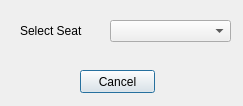
<?xml version="1.0" encoding="UTF-8"?>
<ui version="4.0">
 <class>cancel</class>
 <widget class="QDialog" name="cancel">
  <property name="geometry">
   <rect>
    <x>0</x>
    <y>0</y>
    <width>243</width>
    <height>106</height>
   </rect>
  </property>
  <property name="minimumSize">
   <size>
    <width>243</width>
    <height>106</height>
   </size>
  </property>
  <property name="maximumSize">
   <size>
    <width>243</width>
    <height>106</height>
   </size>
  </property>
  <property name="windowTitle">
   <string>Dialog</string>
  </property>
  <widget class="QPushButton" name="btnCancel">
   <property name="geometry">
    <rect>
     <x>80</x>
     <y>70</y>
     <width>75</width>
     <height>23</height>
    </rect>
   </property>
   <property name="text">
    <string>Cancel</string>
   </property>
  </widget>
  <widget class="QComboBox" name="cmbSeats">
   <property name="geometry">
    <rect>
     <x>110</x>
     <y>20</y>
     <width>121</width>
     <height>22</height>
    </rect>
   </property>
  </widget>
  <widget class="QLabel" name="lblInfo">
   <property name="geometry">
    <rect>
     <x>50</x>
     <y>100</y>
     <width>151</width>
     <height>16</height>
    </rect>
   </property>
   <property name="text">
    <string/>
   </property>
  </widget>
  <widget class="QLabel" name="label">
   <property name="geometry">
    <rect>
     <x>20</x>
     <y>20</y>
     <width>91</width>
     <height>21</height>
    </rect>
   </property>
   <property name="text">
    <string>Select Seat</string>
   </property>
  </widget>
 </widget>
 <resources/>
 <connections/>
</ui>
